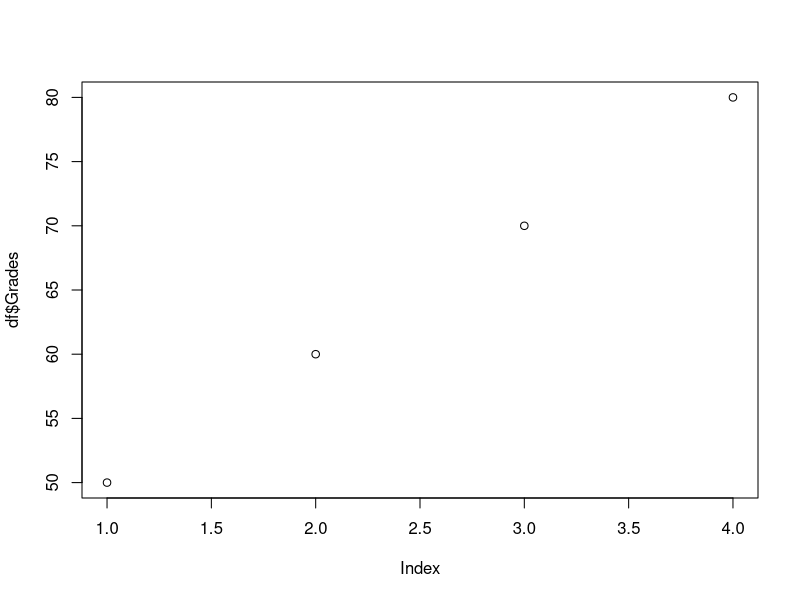
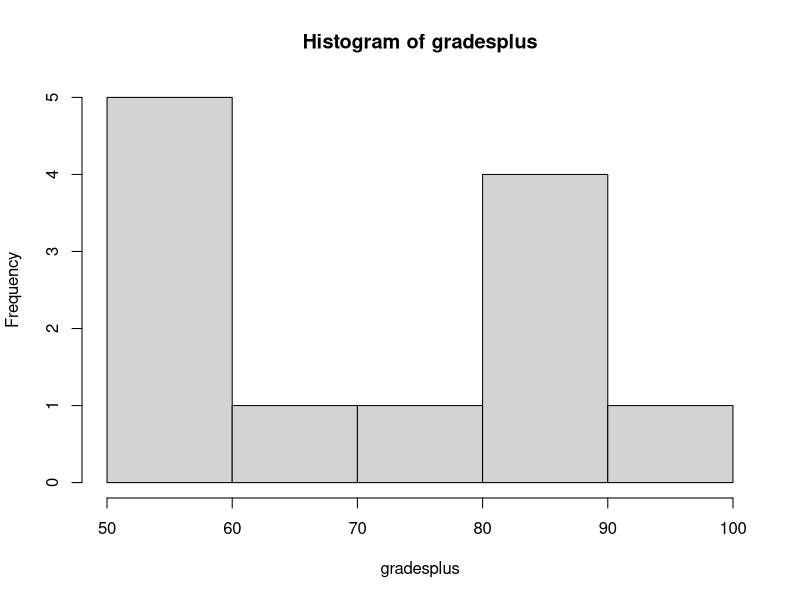
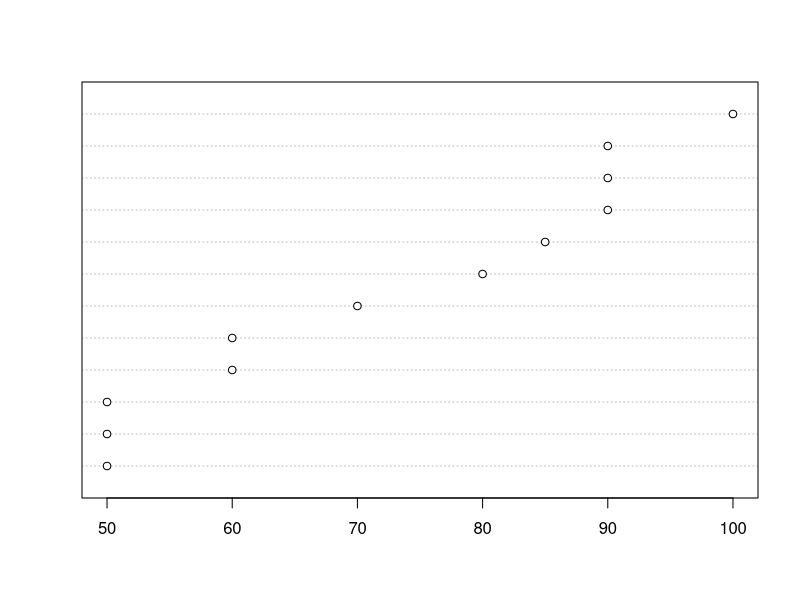

The R source for these figures, in order:
#This script creates three graphs for the purpose is displaying the functionality of a markdown in R



#Lists of students and their grades in a class
students = c("Dave", "Lucy", "Paul", "Mary")
grades = c(50,60,70,80)

print(students)
print(grades)


#A data frame containing both student's name and their grades 
df = data.frame("Students" = students, "Grades" = grades)

df


#A plot of their grades
plot(df$Grades)


#A list of the grades students got on a particular exam
gradesplus = c(50,50,50,60,60,70,80,85,90,90,90,100)


#A histogram of those grades
hist(gradesplus)


#A dotchart of those grades as well
dotchart(gradesplus)
